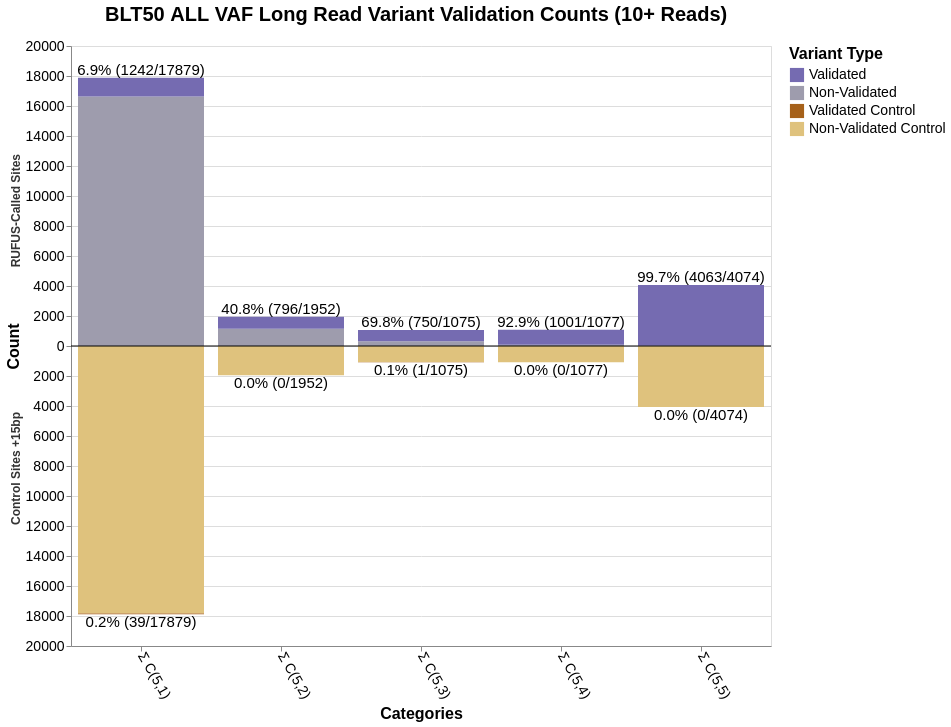

Write notebook code for a chart like this one.
### Code cell
import altair as alt
import pandas as pd

# TODO: put in numbers for Mutect2 + RUFUS & adapt for 10 sets instead of 5
pos_1plus=[4069, 1070, 1064, 1744, 8176]
neg_1plus=[318, 85, 68, 166, 1120]

pos_2plus=[4069, 1068, 1058, 1653, 5305]
neg_2plus=[80, 24, 24, 78, 398]

pos_5plus=[4068, 1061, 1012, 1448, 2921]
neg_5plus=[5, 3, 4, 19, 77]

pos_8plus=[4068, 1041, 889, 1073, 1731]
neg_8plus=[1, 2, 1, 12, 45]

pos_10plus=[4063, 1001, 750, 796, 1242]
neg_10plus=[0, 0, 1, 0, 39]

# Sample data - replace with your actual data
data = pd.DataFrame({
    'category': ['Σ C(5,5)', 'Σ C(5,4)', 'Σ C(5,3)', 'Σ C(5,2)', 'Σ C(5,1)'],
    'positive_total': [4074, 1077, 1075, 1952, 17879], # BLT50 total variants for actual sites with 1+ read
    'positive_validated': pos_10plus, # BLT50 validated variants for actual sites
    'negative_total': [4074, 1077, 1075, 1952, 17879], # BLT50 total variants for +15bp sites with 1+ read (hopefully these numbers the same as ^)
    'negative_validated': neg_10plus # BLT50 validated variants for +15bp sites
})

# Create stacked data structure
data_stacked = []
for _, row in data.iterrows():
    category = row['category']
    
    # Calculate percentages for this category
    pos_validation_rate = (row['positive_validated'] / row['positive_total'] * 100) if row['positive_total'] > 0 else 0
    neg_validation_rate = (row['negative_validated'] / row['negative_total'] * 100) if row['negative_total'] > 0 else 0
    
    # Calculate unvalidated counts (difference between total and validated)
    pos_unvalidated = row['positive_total'] - row['positive_validated']
    neg_unvalidated = row['negative_total'] - row['negative_validated']
    
    # Positive side - unvalidated variants (bottom of stack)
    data_stacked.append({
        'category': category,
        'direction': 'positive',
        'variant_type': 'unvalidated',
        'variant_direction': 'unvalidated_positive',
        'count': pos_unvalidated,
        'stack_order': 0,
        'validation_rate': pos_validation_rate,
        'total_count': row['positive_total'],
        'validated_count': row['positive_validated']
    })
    
    # Positive side - validated variants (stacked on top)
    data_stacked.append({
        'category': category,
        'direction': 'positive',
        'variant_type': 'validated',
        'variant_direction': 'validated_positive',
        'count': row['positive_validated'],
        'stack_order': 1,
        'validation_rate': pos_validation_rate,
        'total_count': row['positive_total'],
        'validated_count': row['positive_validated']
    })
    
    # Negative side - unvalidated variants (displayed as negative, bottom of stack)
    data_stacked.append({
        'category': category,
        'direction': 'negative',
        'variant_type': 'unvalidated',
        'variant_direction': 'unvalidated_negative',
        'count': -neg_unvalidated,
        'stack_order': 0,
        'validation_rate': neg_validation_rate,
        'total_count': row['negative_total'],
        'validated_count': row['negative_validated']
    })
    
    # Negative side - validated variants (stacked on negative side)
    data_stacked.append({
        'category': category,
        'direction': 'negative',
        'variant_type': 'validated',
        'variant_direction': 'validated_negative',
        'count': -row['negative_validated'],
        'stack_order': 1,
        'validation_rate': neg_validation_rate,
        'total_count': row['negative_total'],
        'validated_count': row['negative_validated']
    })

data_long = pd.DataFrame(data_stacked)

# Create the bidirectional stacked bar chart
chart = alt.Chart(data_long).mark_bar().encode(
    x=alt.X('category:O',
            sort=['Σ C(5,5)', 'Σ C(5,4)', 'Σ C(5,3)', 'Σ C(5,2)', 'Σ C(5,1)'],
            title='Categories',
            axis=alt.Axis(labelAngle=60,labelFontSize=14, titleFontSize=16)),
        y=alt.Y('count:Q',
            title='Count',
            scale=alt.Scale(domain=[-20000, 20000]), # Adjust domain as needed
            stack='zero',
            axis=alt.Axis(labelFontSize=14, titleFontSize=16, labelExpr="abs(datum.value)")),
    color=alt.Color('variant_direction:N',
                    scale=alt.Scale(
                        domain=['validated_positive', 'unvalidated_positive', 'validated_negative', 'unvalidated_negative'],
                        range=['#756bb1', '#9e9cad', '#a6611a', '#dfc27d']
                    ),
                    legend=alt.Legend(
                        title="Variant Type",
                        orient='right',
                        # legendX=150,
                        # legendY=700,
                        direction='vertical',
                        symbolType='square',
                        symbolSize=200,
                        titleFontSize=16,
                        labelFontSize=14,
                        labelExpr="datum.value == 'unvalidated_positive' ? 'Non-Validated' : datum.value == 'validated_positive' ? 'Validated' : datum.value == 'unvalidated_negative' ? 'Non-Validated Control' : 'Validated Control'"
                    )),
    order=alt.Order('stack_order:O'),
    tooltip=['category:O', 'direction:N', 'variant_type:N', 'count:Q', 'validation_rate:Q']
).properties(
    width=700,
    height=600,
    title=alt.TitleParams(
        text="BLT50 ALL VAF Long Read Variant Validation Counts (10+ Reads)",
        fontSize=20,
        fontWeight='bold',
        dy=-10,
        dx=100,
        anchor='start'
    )
)

# Create data for percentage labels (one per category per direction)
label_data = []
for category in data['category'].unique():
    # Positive side label
    pos_row = data[data['category'] == category].iloc[0]
    pos_validation_rate = (pos_row['positive_validated'] / pos_row['positive_total'] * 100) if pos_row['positive_total'] > 0 else 0
    pos_y_position = pos_row['positive_total']  # Top of positive stack (total height)
    
    label_data.append({
        'category': category,
        'y_position': pos_y_position + 50,  # Slightly above the bar
        'percentage': f"{pos_validation_rate:.1f}% ({pos_row['positive_validated']}/{pos_row['positive_total']})",
        'direction': 'positive'
    })
    
    # Negative side label
    neg_validation_rate = (pos_row['negative_validated'] / pos_row['negative_total'] * 100) if pos_row['negative_total'] > 0 else 0
    neg_y_position = -pos_row['negative_total']  # Bottom of negative stack (total height)
    
    label_data.append({
        'category': category,
        'y_position': neg_y_position - 50,  # Slightly below the bar
        'percentage': f"{neg_validation_rate:.1f}% ({pos_row['negative_validated']}/{pos_row['negative_total']})",
        'direction': 'negative'
    })

label_df = pd.DataFrame(label_data)

# Create percentage labels
percentage_labels = alt.Chart(label_df).mark_text(
    align='center',
    baseline='middle',
    fontSize=15,
    color='black',
    dy=alt.expr("datum.direction == 'positive' ? -7 : 7") 
).encode(
    x=alt.X('category:O'),
    y=alt.Y('y_position:Q'),
    text=alt.Text('percentage:N')
)

# Add a horizontal line at y=0 for reference
zero_line = alt.Chart(pd.DataFrame({'y': [0]})).mark_rule(
    color='black',
    strokeWidth=1
).encode(y='y:Q')

# Create section labels for positive and negative sides - positioned independently
section_label_data = pd.DataFrame([
    {'label': 'RUFUS-Called Sites', 'y_position': 12800, 'x_pos': 0},  # Top section
    {'label': 'Control Sites +15bp', 'y_position': -4400, 'x_pos': 0}  # Bottom section
])

# Create section labels for positive and negative sides
section_labels = alt.Chart(section_label_data).mark_text(
    align='right',
    baseline='middle',
    fontSize=12,
    fontWeight='bold',
    color='#333333',
    angle=270,  # Rotate text vertically like y-axis title
    dy=-55  # Position to the left of the chart area
).encode(
    x=alt.value(0),  # Fixed x position
    y=alt.Y('y_position:Q', scale=alt.Scale(domain=[-20000, 20000])), # todo: change this domain + y-position above in section_label_data if chart height changes
    text=alt.Text('label:N')
)

# Combine all charts
final_chart = alt.layer(
    chart,
    zero_line,
    percentage_labels,
    section_labels
).resolve_scale(
    color='independent'
)

# Display the chart
final_chart.show()

# Optional: Save the chart
# final_chart.save('bidirectional_bar_chart.html')
# final_chart.save('bidirectional_bar_chart.png', scale_factor=2.0)

### Figure 1 — Vega-Lite specification as saved in the notebook (floating-point values rounded to 4 significant figures)
{"config": {"view": {"continuousWidth": 300, "continuousHeight": 300}}, "layer": [{"data": {"name": "data-957cca24e7e938c48d4e7b98fcbbece6"}, "mark": {"type": "bar"}, "encoding": {"color": {"field": "variant_direction", "legend": {"direction": "vertical", "labelExpr": "datum.value == 'unvalidated_positive' ? 'Non-Validated' : datum.value == 'validated_positive' ? 'Validated' : datum.value == 'unvalidated_negative' ? 'Non-Validated Control' : 'Validated Control'", "labelFontSize": 14, "orient": "right", "symbolSize": 200, "symbolType": "square", "title": "Variant Type", "titleFontSize": 16}, "scale": {"domain": ["validated_positive", "unvalidated_positive", "validated_negative", "unvalidated_negative"], "range": ["#756bb1", "#9e9cad", "#a6611a", "#dfc27d"]}, "type": "nominal"}, "order": {"field": "stack_order", "type": "ordinal"}, "tooltip": [{"field": "category", "type": "ordinal"}, {"field": "direction", "type": "nominal"}, {"field": "variant_type", "type": "nominal"}, {"field": "count", "type": "quantitative"}, {"field": "validation_rate", "type": "quantitative"}], "x": {"axis": {"labelAngle": 60, "labelFontSize": 14, "titleFontSize": 16}, "field": "category", "sort": ["Σ C(5,5)", "Σ C(5,4)", "Σ C(5,3)", "Σ C(5,2)", "Σ C(5,1)"], "title": "Categories", "type": "ordinal"}, "y": {"axis": {"labelExpr": "abs(datum.value)", "labelFontSize": 14, "titleFontSize": 16}, "field": "count", "scale": {"domain": [-20000, 20000]}, "stack": "zero", "title": "Count", "type": "quantitative"}}, "title": {"text": "BLT50 ALL VAF Long Read Variant Validation Counts (10+ Reads)", "anchor": "start", "dx": 100, "dy": -10, "fontSize": 20, "fontWeight": "bold"}}, {"data": {"name": "data-a0a55d106695e8d630baff0f16eee66d"}, "mark": {"type": "rule", "color": "black", "strokeWidth": 1}, "encoding": {"y": {"field": "y", "type": "quantitative"}}}, {"data": {"name": "data-92333de5b686515592e52b7554c556db"}, "mark": {"type": "text", "align": "center", "baseline": "middle", "color": "black", "dy": {"expr": "datum.direction == 'positive' ? -7 : 7"}, "fontSize": 15}, "encoding": {"text": {"field": "percentage", "type": "nominal"}, "x": {"field": "category", "type": "ordinal"}, "y": {"field": "y_position", "type": "quantitative"}}}, {"data": {"name": "data-e67116fa11de1089125d89724c2f25de"}, "mark": {"type": "text", "align": "right", "angle": 270, "baseline": "middle", "color": "#333333", "dy": -55, "fontSize": 12, "fontWeight": "bold"}, "encoding": {"text": {"field": "label", "type": "nominal"}, "x": {"value": 0}, "y": {"field": "y_position", "scale": {"domain": [-20000, 20000]}, "type": "quantitative"}}}], "height": 600, "resolve": {"scale": {"color": "independent"}}, "width": 700, "$schema": "https://vega.github.io/schema/vega-lite/v5.20.1.json", "datasets": {"data-957cca24e7e938c48d4e7b98fcbbece6": [{"category": "Σ C(5,5)", "direction": "positive", "variant_type": "unvalidated", "variant_direction": "unvalidated_positive", "count": 11, "stack_order": 0, "validation_rate": 99.73, "total_count": 4074, "validated_count": 4063}, {"category": "Σ C(5,5)", "direction": "positive", "variant_type": "validated", "variant_direction": "validated_positive", "count": 4063, "stack_order": 1, "validation_rate": 99.73, "total_count": 4074, "validated_count": 4063}, {"category": "Σ C(5,5)", "direction": "negative", "variant_type": "unvalidated", "variant_direction": "unvalidated_negative", "count": -4074, "stack_order": 0, "validation_rate": 0.0, "total_count": 4074, "validated_count": 0}, {"category": "Σ C(5,5)", "direction": "negative", "variant_type": "validated", "variant_direction": "validated_negative", "count": 0, "stack_order": 1, "validation_rate": 0.0, "total_count": 4074, "validated_count": 0}, {"category": "Σ C(5,4)", "direction": "positive", "variant_type": "unvalidated", "variant_direction": "unvalidated_positive", "count": 76, "stack_order": 0, "validation_rate": 92.94, "total_count": 1077, "validated_count": 1001}, {"category": "Σ C(5,4)", "direction": "positive", "variant_type": "validated", "variant_direction": "validated_positive", "count": 1001, "stack_order": 1, "validation_rate": 92.94, "total_count": 1077, "validated_count": 1001}, {"category": "Σ C(5,4)", "direction": "negative", "variant_type": "unvalidated", "variant_direction": "unvalidated_negative", "count": -1077, "stack_order": 0, "validation_rate": 0.0, "total_count": 1077, "validated_count": 0}, {"category": "Σ C(5,4)", "direction": "negative", "variant_type": "validated", "variant_direction": "validated_negative", "count": 0, "stack_order": 1, "validation_rate": 0.0, "total_count": 1077, "validated_count": 0}, {"category": "Σ C(5,3)", "direction": "positive", "variant_type": "unvalidated", "variant_direction": "unvalidated_positive", "count": 325, "stack_order": 0, "validation_rate": 69.77, "total_count": 1075, "validated_count": 750}, {"category": "Σ C(5,3)", "direction": "positive", "variant_type": "validated", "variant_direction": "validated_positive", "count": 750, "stack_order": 1, "validation_rate": 69.77, "total_count": 1075, "validated_count": 750}, {"category": "Σ C(5,3)", "direction": "negative", "variant_type": "unvalidated", "variant_direction": "unvalidated_negative", "count": -1074, "stack_order": 0, "validation_rate": 0.09302, "total_count": 1075, "validated_count": 1}, {"category": "Σ C(5,3)", "direction": "negative", "variant_type": "validated", "variant_direction": "validated_negative", "count": -1, "stack_order": 1, "validation_rate": 0.09302, "total_count": 1075, "validated_count": 1}, {"category": "Σ C(5,2)", "direction": "positive", "variant_type": "unvalidated", "variant_direction": "unvalidated_positive", "count": 1156, "stack_order": 0, "validation_rate": 40.78, "total_count": 1952, "validated_count": 796}, {"category": "Σ C(5,2)", "direction": "positive", "variant_type": "validated", "variant_direction": "validated_positive", "count": 796, "stack_order": 1, "validation_rate": 40.78, "total_count": 1952, "validated_count": 796}, {"category": "Σ C(5,2)", "direction": "negative", "variant_type": "unvalidated", "variant_direction": "unvalidated_negative", "count": -1952, "stack_order": 0, "validation_rate": 0.0, "total_count": 1952, "validated_count": 0}, {"category": "Σ C(5,2)", "direction": "negative", "variant_type": "validated", "variant_direction": "validated_negative", "count": 0, "stack_order": 1, "validation_rate": 0.0, "total_count": 1952, "validated_count": 0}, {"category": "Σ C(5,1)", "direction": "positive", "variant_type": "unvalidated", "variant_direction": "unvalidated_positive", "count": 16637, "stack_order": 0, "validation_rate": 6.947, "total_count": 17879, "validated_count": 1242}, {"category": "Σ C(5,1)", "direction": "positive", "variant_type": "validated", "variant_direction": "validated_positive", "count": 1242, "stack_order": 1, "validation_rate": 6.947, "total_count": 17879, "validated_count": 1242}, {"category": "Σ C(5,1)", "direction": "negative", "variant_type": "unvalidated", "variant_direction": "unvalidated_negative", "count": -17840, "stack_order": 0, "validation_rate": 0.2181, "total_count": 17879, "validated_count": 39}, {"category": "Σ C(5,1)", "direction": "negative", "variant_type": "validated", "variant_direction": "validated_negative", "count": -39, "stack_order": 1, "validation_rate": 0.2181, "total_count": 17879, "validated_count": 39}], "data-a0a55d106695e8d630baff0f16eee66d": [{"y": 0}], "data-92333de5b686515592e52b7554c556db": [{"category": "Σ C(5,5)", "y_position": 4124, "percentage": "99.7% (4063/4074)", "direction": "positive"}, {"category": "Σ C(5,5)", "y_position": -4124, "percentage": "0.0% (0/4074)", "direction": "negative"}, {"category": "Σ C(5,4)", "y_position": 1127, "percentage": "92.9% (1001/1077)", "direction": "positive"}, {"category": "Σ C(5,4)", "y_position": -1127, "percentage": "0.0% (0/1077)", "direction": "negative"}, {"category": "Σ C(5,3)", "y_position": 1125, "percentage": "69.8% (750/1075)", "direction": "positive"}, {"category": "Σ C(5,3)", "y_position": -1125, "percentage": "0.1% (1/1075)", "direction": "negative"}, {"category": "Σ C(5,2)", "y_position": 2002, "percentage": "40.8% (796/1952)", "direction": "positive"}, {"category": "Σ C(5,2)", "y_position": -2002, "percentage": "0.0% (0/1952)", "direction": "negative"}, {"category": "Σ C(5,1)", "y_position": 17929, "percentage": "6.9% (1242/17879)", "direction": "positive"}, {"category": "Σ C(5,1)", "y_position": -17929, "percentage": "0.2% (39/17879)", "direction": "negative"}], "data-e67116fa11de1089125d89724c2f25de": [{"label": "RUFUS-Called Sites", "y_position": 12800, "x_pos": 0}, {"label": "Control Sites +15bp", "y_position": -4400, "x_pos": 0}]}}
